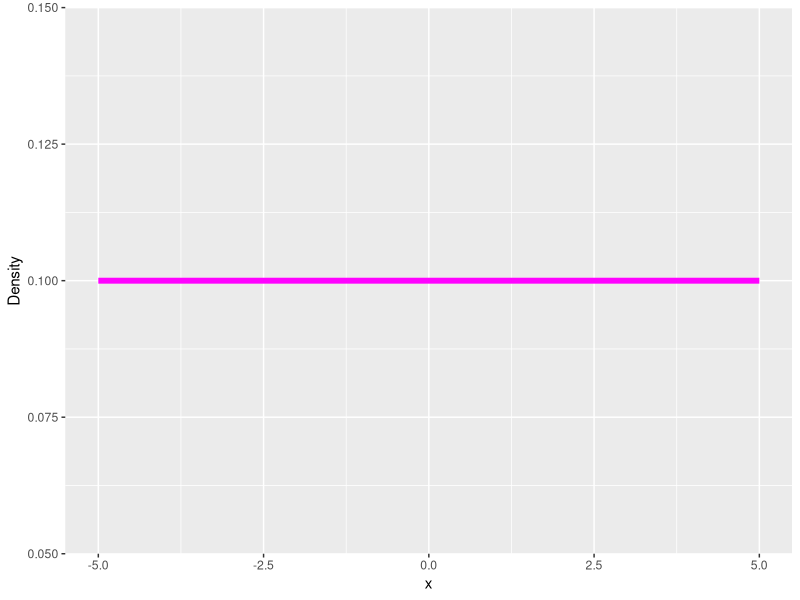
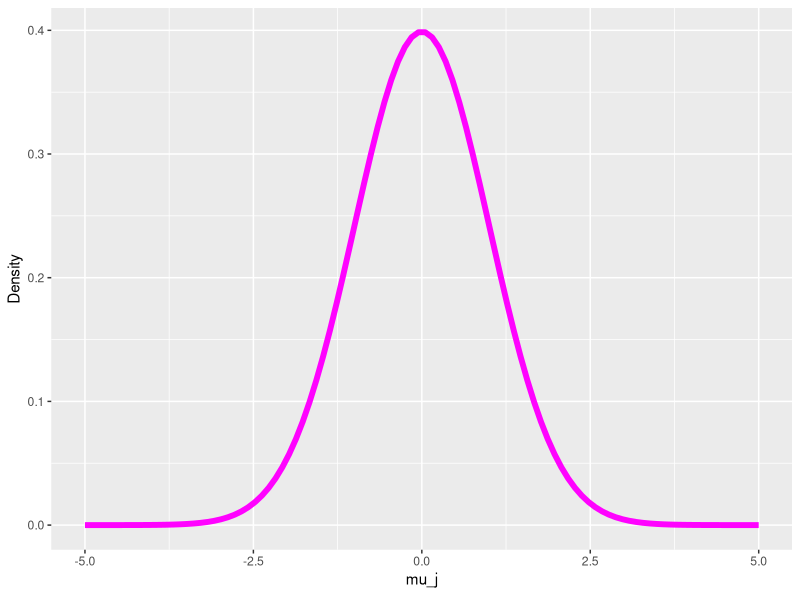
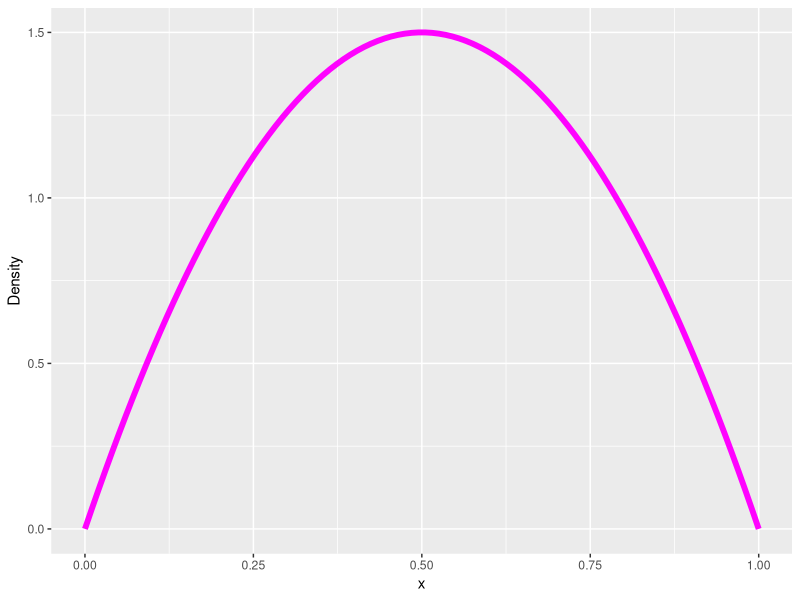

Source code (R) for these figures, in order: (Note: this script raises an error after producing the figures.)
library(ggplot2)
library(tidyverse)

#source("code/.R/dark_theme.R")

# priors  -----------------------------------------------------

# uniform 

x_min <- -5
x_max <- 5
range <- seq(x_min, x_max, length.out = 100) # sample space
d <- dunif(range, min = x_min, max = x_max) # densities
UNI <- data.frame(range, d)

ggplot(UNI, aes(x = range, y = d)) +
  geom_line(size = 2, color = "#ff02ff") +
  labs(x = "x", 
       y = "Density") #+
#dark_theme()
#ggsave("materials/plots/session_06_uniform.png", height = 5, width = 6)


# normal  

x_min <- -5
x_max <- 5
range <- seq(x_min, x_max, length.out = 100) # range
d <- dnorm(range, mean = 0, sd = 1) # densities
NORM <- data.frame(range, d)

ggplot(NORM, aes(x = range, y = d)) +
  geom_line(size = 2, color = "#ff02ff") +
  labs(x = expression(mu_j),
       y = "Density") #+ 
#  dark_theme()
#ggsave("materials/plots/session_06_normal.png", height = 5, width = 6)


# beta

range <- seq(0, 1, length.out = 100)
d <- dbeta(range, shape1 = 2, shape2 = 2)
BETA <- data.frame(range, d)

ggplot(BETA, aes(x = range, y = d)) +
  geom_line(size = 2, color = "#ff02ff" ) +
  labs(x = "x", 
       y = "Density") #+
dark_theme() 
#ggsave("materials/plots/session_06_beta.png", height = 5, width = 6)


# exponential

x_min <- 0
x_max <- 10 
range <- seq(x_min, x_max, length.out = 100)
d <- dexp(range, rate = 1)
EXP <- data.frame(range, d)

ggplot(EXP, aes(x = range, y = d)) +
  geom_line(size = 2, color = "#ff02ff") +
  labs(x = "x", 
       y = "Density") +
  dark_theme()
ggsave("materials/plots/session_06_expo.png", height = 5, width = 6)


# gamma 

x_min <- 0
x_max <- 10
range <- seq(x_min, x_max, length.out = 100)
d <- dgamma(range, shape = 1, rate = 1)
GAMMA <- data.frame(range, d)

ggplot(GAMMA, aes(x = range, y = d)) +
  geom_line(size = 2, color = "#ff02ff") +
  labs(x = "x", 
       y = "Density") +
  dark_theme()

ggsave("materials/plots/session_06_gamma.png", height = 5, width = 6)



# Prior predictive simulation --------------------------------------------------

# specify prior 

a <- 2
b <- 5

theta <- seq(0,1, length.out = 1e3)
d <- dbeta(theta, shape1 = a, shape2 = b)
summary <- data.frame(theta, d)

ggplot(summary, aes(x = theta, y = d)) +
  geom_line(size = 1, linetype = "dashed", color = "#ff02ff" ) +
  labs(x = expression(theta), 
       y = "Density")
  #dark_theme()
ggsave("materials/plots/session_06_prior1.png", height = 5, width = 6)

# sample from prior
no <- 1e3
prior_smp <- data.frame(smp = rbeta(no, a, b))
prior_smp

ggplot(summary) +
  geom_line(size = 1, linetype = "dashed",  color = "#ff02ff", aes(x = theta, y = d)) +
  geom_density(data = prior_smp, aes(x = smp), color = "green", size = 1) + 
  labs(x = expression(theta), 
       y = "Density")
  #dark_theme()
ggsave("materials/plots/session_06_prior2.png", height = 5, width = 6)

preds <- data.frame(L =vector("numeric", nrow(prior_smp)))
N <- 1e3

set.seed(832)
for (i in seq_along(prior_smp$smp)){ 
  
  preds[i, "L"] <- rbinom(n = 1, size = N, prob = prior_smp[i, "smp"])
  
}

preds %>% ggplot(aes(x=L)) + 
  geom_histogram(fill = "green", color = "green", 
                 alpha = .5, bins = 100) + 
  scale_x_continuous(limits = c(0,N), breaks = seq(0,N,100)) + 
  labs(x = "Number of Simulated L out of 1000",
       y = "Frequency")
  #dark_theme()
ggsave("materials/plots/session_06_prior3.png", height = 5, width = 6)


# Testing the model ----------------------------------------------

# scale prior to probability 
summary$prior <- (summary$d)/sum(summary$d)
upper <- seq((1/1e3), 1, length.out = 1e3)
lower <- seq(0, (999/1e3), length.out = 1e3)
summary$prior <- pbeta(upper, 2, 5) - pbeta(lower,2,5)

ggplot(summary, aes(x = theta, y = prior)) +
  geom_line(size = 1, linetype = "dashed") +
  labs(x = expression(theta), 
       y = "Prior")

# simulate data
sim_rides <- function(N, p){
  sample(c("L", "O"), size=N, replace=TRUE, prob=c(p, 1-p)) 
}

N <- 1e3
set.seed(12385)
obs <- sim_rides(N, p = .3)

# grid approximation of posterior

compute_post <- function(obs, summary){ 
  L <- sum(obs=="L")
  likelihood <- dbinom(L, N, prob = summary$theta)
  posterior <- likelihood*summary$prior
  posterior_norm <- posterior/sum(posterior)
  tibble(summary,lh=round(likelihood, 3), post=round(posterior_norm,3))
}
estimation <- compute_post(obs, summary)

# Check results
estimation %>% 
  pivot_longer(cols = c(prior,post), 
               names_to = "type", 
               values_to = "probability") %>% 
  ggplot(aes(x=theta, y = probability, color = type, linetype = type)) + 
  scale_color_manual(values = c( "green", "#ff02ff")) +
  geom_line(size = 1) + 
  theme_minimal() + 
  labs(x = "Theta", 
       y = "Probability", 
       color = "Probability",
       linetype = "Probability") + 
  dark_theme()
ggsave("materials/plots/session_06_modeltest.png", height = 5, width = 7)

# posterior predictive check ----------------------------------------------

estimation %>% 
  ggplot(aes(x=theta, y = post)) + 
  geom_line(size = 1, linetype = "dashed", color = "#ff02ff" ) + 
  labs(x = expression(theta), 
       y = "Probability") + 
  dark_theme()
ggsave("materials/plots/session_06_post1.png", height = 5, width = 6)

set.seed(123461)
post_smp <- data.frame(smp = sample(estimation$theta, 1e3, prob = estimation$post, replace = TRUE))

ggplot(post_smp, aes(x=smp)) +
  geom_density(color = "green") + 
  scale_x_continuous(limits = c(0,1), breaks = seq(0,1,.1)) + 
  labs(x = expression(theta), 
       y = "Density") + 
  dark_theme()
ggsave("materials/plots/session_06_post2.png", height = 5, width = 6)

post_preds <- data.frame(L =vector("numeric", nrow(post_smp)))

N <- 1e3
for (i in seq_along(prior_smp$smp)){ 
  
  post_preds[i, "L"] <- rbinom(n = 1, size = N, prob = post_smp[i, "smp"])
  
}

post_preds %>% ggplot(aes(x=L)) + 
  geom_histogram(fill = "green", color = "green", alpha = .5, bins = 100) + 
  scale_x_continuous(limits = c(0,N), breaks = seq(0,N,100)) + 
  labs(x = "Number of Simulated L out of 1000",
       y = "Frequency") + 
  dark_theme()
ggsave("materials/plots/session_06_post3.png", height = 5, width = 6)

